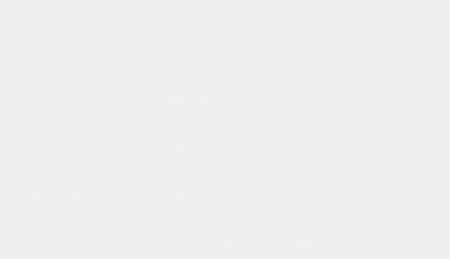
          <widget class="QFrame" name="room3_g">
           <property name="autoFillBackground">
            <bool>false</bool>
           </property>
           <property name="styleSheet">
            <string notr="true">QFrame {
    background-color: qlineargradient(spread:pad, x1:0, y1:0.3, x2:0, y2:0.7, 
                                      stop:0 rgba(107, 47, 61, 255), 
                                      stop:1 rgba(155, 72, 94, 255));
    color: rgba(240, 240, 240, 230);
    border-radius: 50px;
}

QFrame:hover {
    background-color: qlineargradient(spread:pad, x1:0, y1:0.3, x2:0, y2:0.7, 
                                      stop:0 rgba(132, 58, 78, 255), 
                                      stop:1 rgba(190, 80, 100, 255));
}
</string>
           </property>
           <property name="frameShape">
            <enum>QFrame::Shape::StyledPanel</enum>
           </property>
           <property name="frameShadow">
            <enum>QFrame::Shadow::Raised</enum>
           </property>
           <widget class="QLabel" name="label_39">
            <property name="geometry">
             <rect>
              <x>187</x>
              <y>20</y>
              <width>111</width>
              <height>31</height>
             </rect>
            </property>
            <property name="font">
             <font>
              <family>Bauhaus 93</family>
              <pointsize>20</pointsize>
             </font>
            </property>
            <property name="autoFillBackground">
             <bool>false</bool>
            </property>
            <property name="styleSheet">
             <string notr="true">background-color: none;</string>
            </property>
            <property name="text">
             <string>Room 3</string>
            </property>
            <property name="alignment">
             <set>Qt::AlignmentFlag::AlignCenter</set>
            </property>
           </widget>
           <widget class="QPushButton" name="btnadd_S_3">
            <property name="geometry">
             <rect>
              <x>190</x>
              <y>100</y>
              <width>101</width>
              <height>101</height>
             </rect>
            </property>
            <property name="styleSheet">
             <string notr="true">border-radius: 50px;
</string>
            </property>
            <property name="text">
             <string/>
            </property>
            <property name="icon">
             <iconset theme="QIcon::ThemeIcon::ListAdd"/>
            </property>
            <property name="iconSize">
             <size>
              <width>30</width>
              <height>30</height>
             </size>
            </property>
           </widget>
           <widget class="QLabel" name="client3_2">
            <property name="geometry">
             <rect>
              <x>142</x>
              <y>230</y>
              <width>201</width>
              <height>20</height>
             </rect>
            </property>
            <property name="font">
             <font>
              <family>Bauhaus 93</family>
              <pointsize>18</pointsize>
             </font>
            </property>
            <property name="styleSheet">
             <string notr="true">background-color: none;</string>
            </property>
            <property name="text">
             <string>Client Name</string>
            </property>
            <property name="alignment">
             <set>Qt::AlignmentFlag::AlignCenter</set>
            </property>
           </widget>
           <widget class="QLabel" name="totalcost_S_3">
            <property name="geometry">
             <rect>
              <x>20</x>
              <y>70</y>
              <width>121</width>
              <height>51</height>
             </rect>
            </property>
            <property name="font">
             <font>
              <family>Bauhaus 93</family>
              <pointsize>14</pointsize>
             </font>
            </property>
            <property name="styleSheet">
             <string notr="true">background-color:none;</string>
            </property>
            <property name="text">
             <string>Total Cost</string>
            </property>
           </widget>
           <widget class="QLabel" name="ID_S_3">
            <property name="geometry">
             <rect>
              <x>20</x>
              <y>120</y>
              <width>121</width>
              <height>51</height>
             </rect>
            </property>
            <property name="font">
             <font>
              <family>Bauhaus 93</family>
              <pointsize>14</pointsize>
             </font>
            </property>
            <property name="styleSheet">
             <string notr="true">background-color:none;</string>
            </property>
            <property name="text">
             <string>ID</string>
            </property>
           </widget>
           <widget class="QLabel" name="DurationL_S_3">
            <property name="geometry">
             <rect>
              <x>20</x>
              <y>170</y>
              <width>121</width>
              <height>51</height>
             </rect>
            </property>
            <property name="font">
             <font>
              <family>Bauhaus 93</family>
              <pointsize>14</pointsize>
             </font>
            </property>
            <property name="styleSheet">
             <string notr="true">background-color:none;</string>
            </property>
            <property name="text">
             <string>End Time</string>
            </property>
           </widget>
           <widget class="QLabel" name="get_total_S_3">
            <property name="geometry">
             <rect>
              <x>150</x>
              <y>80</y>
              <width>121</width>
              <height>31</height>
             </rect>
            </property>
            <property name="font">
             <font>
              <family>Bauhaus 93</family>
              <pointsize>14</pointsize>
             </font>
            </property>
            <property name="styleSheet">
             <string notr="true">background-color:none;</string>
            </property>
            <property name="text">
             <string>TextLabel</string>
            </property>
           </widget>
           <widget class="QLabel" name="get_id_S_3">
            <property name="geometry">
             <rect>
              <x>150</x>
              <y>130</y>
              <width>121</width>
              <height>31</height>
             </rect>
            </property>
            <property name="font">
             <font>
              <family>Bauhaus 93</family>
              <pointsize>14</pointsize>
             </font>
            </property>
            <property name="styleSheet">
             <string notr="true">background-color:none;</string>
            </property>
            <property name="text">
             <string>TextLabel</string>
            </property>
           </widget>
           <widget class="QLabel" name="get_dur_S_3">
            <property name="geometry">
             <rect>
              <x>150</x>
              <y>180</y>
              <width>121</width>
              <height>31</height>
             </rect>
            </property>
            <property name="font">
             <font>
              <family>Bauhaus 93</family>
              <pointsize>14</pointsize>
             </font>
            </property>
            <property name="styleSheet">
             <string notr="true">background-color:none;</string>
            </property>
            <property name="text">
             <string>TextLabel</string>
            </property>
           </widget>
           <widget class="QPushButton" name="btnedit_S_3">
            <property name="geometry">
             <rect>
              <x>340</x>
              <y>100</y>
              <width>101</width>
              <height>101</height>
             </rect>
            </property>
            <property name="styleSheet">
             <string notr="true">border-radius: 50px;
</string>
            </property>
            <property name="text">
             <string/>
            </property>
            <property name="icon">
             <iconset theme="QIcon::ThemeIcon::MailMessageNew"/>
            </property>
            <property name="iconSize">
             <size>
              <width>30</width>
              <height>30</height>
             </size>
            </property>
           </widget>
          </widget>
